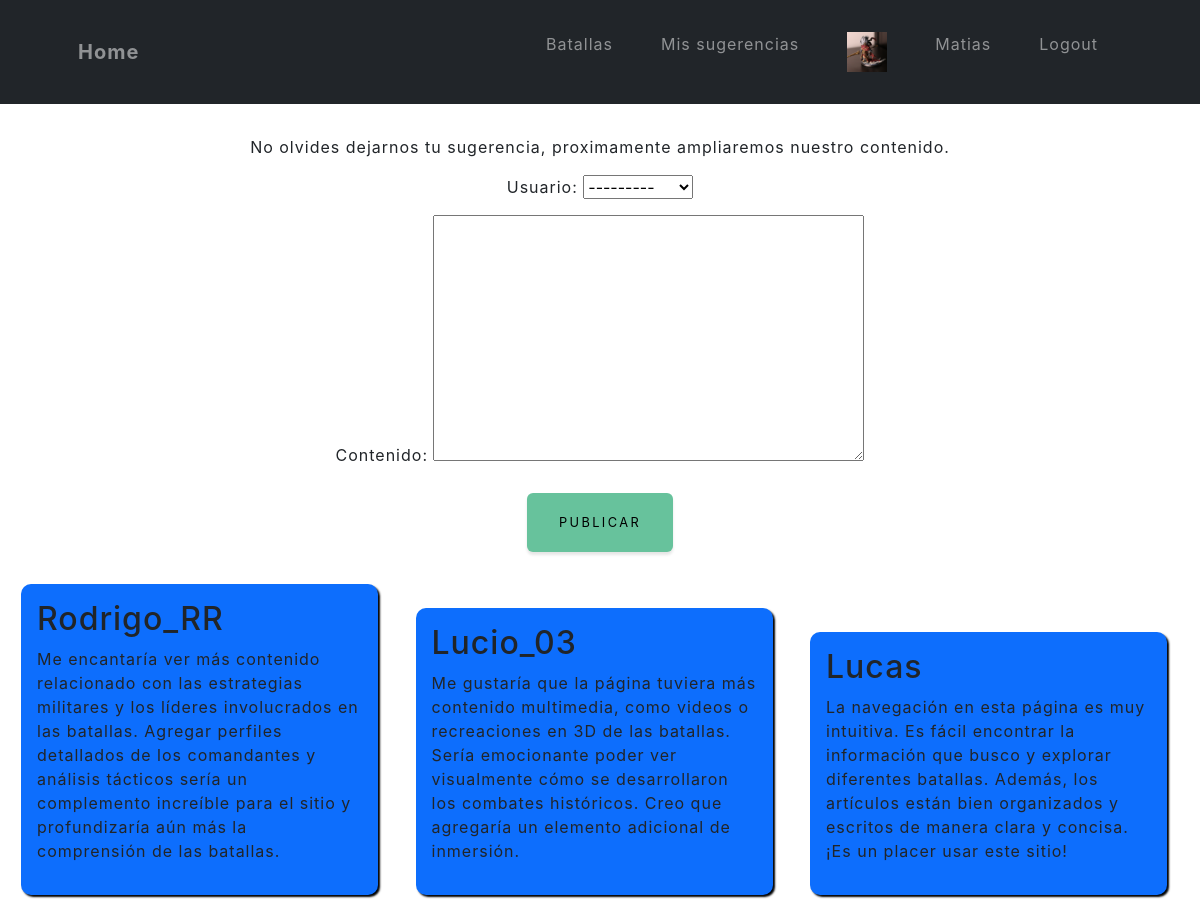
The page /blog/ (signed in) on the database its author committed.
### blog/models.py (models this page shows, shortened)
class Recomendacion(models.Model):
    usuario = models.ForeignKey(User, on_delete=models.CASCADE)
    contenido = models.TextField()
    fecha = models.DateTimeField(auto_now_add=True)

### blog/views.py (the view)
# urls.py: 2. Add a URL to urlpatterns:  path('blog/', include('blog.urls'))
@login_required
def blog(request):
    avatar = getAvatar(request)
    if request.method == 'POST':
        if 'eliminar' in request.POST:
            recomendacion_id = request.POST.get('eliminar')
            recomendacion = Recomendacion.objects.get(id=recomendacion_id)
            if recomendacion.usuario == request.user:
                recomendacion.delete()
                messages.success(request, 'La recomendación se eliminó correctamente.')
            else:
                messages.error(request, 'No tienes permiso para eliminar esta recomendación.')
            return redirect('Blog')
        else:
            form = RecomendacionForm(request.POST, request.FILES)
            if form.is_valid():
                recomendacion = form.save(commit=False)
                recomendacion.usuario = request.user
                recomendacion.save()
                messages.success(request, 'La recomendación se creó correctamente.')
                return redirect('Blog')
    else:
        form = RecomendacionForm()
    recomendaciones = Recomendacion.objects.all()
    return render(request, 'blog/blog.html', {'form': form, 'recomendaciones': recomendaciones, 'avatar': avatar})

### blog/forms.py
class RecomendacionForm(forms.ModelForm):
    class Meta:
        model = Recomendacion
        fields = ['usuario', 'contenido']

### perfil/views.py (called while the page is built)
def getAvatar(request):
    avatar = Avatar.objects.filter(user = request.user.id)
    try:
        avatar = avatar[0].image.url
    except:
        avatar = None
    return avatar

### blog/templates/blog/blog.html (shortened to what this page needs)
<div>
    {% extends "HistoryBattlesApp/base.html" %}
    {% load static %}
    {% block spaceContent %}
    <p style="text-align: center;">No olvides dejarnos tu sugerencia, proximamente ampliaremos nuestro contenido.</p>
    <form method="post" enctype="multipart/form-data" style="text-align: center;">
        {{ form.as_p }}
        <button type="submit" class="btn btn-success" style="text-decoration: none; color: black; margin-top: 10px;">Publicar</button>
    </form>
    {% for recomendacion in recomendaciones %}
    <div class="blog-container">
        <h2>{{ recomendacion.usuario }}</h2>
        <p>{{ recomendacion.contenido }}</p>
    </div>
{% endfor %}
    {% endblock %}

### HistoryBattlesApp/templates/HistoryBattlesApp/base.html (shortened to what this page needs)
<!DOCTYPE html>
<html lang="en">
<head>
    {% load static %}
    <link rel="stylesheet" href="{% static 'HistoryBattlesApp/css/styles.css'%}">
    <link rel="stylesheet" href="{% static 'HistoryBattlesApp/css/myStyle.css'%}">
</head>
<body>
    <nav class="navbar navbar-expand-lg  fixed-top bg-dark" id="mainNav">
        <div class="container px-4 px-lg-5">
            <a class="navbar-brand navText" href="{% url 'Home' %}">Home</a>
            <div class="collapse navbar-collapse" id="navbarResponsive">
                <ul class="navbar-nav ms-auto">
                    <li class="nav-item"><a class="nav-link navText" href="{% url 'Batallas' %}">Batallas</a></li>
                    <li class="nav-item"><a class="nav-link navText" href="{% url 'Blog' %}">Mis sugerencias</a></li>
                    <li class="nav-item"><a class="nav-link navText" href=""><img src="{{avatar}}" width="40px" alt=""></a></li>
                    <li class="nav-item"><a class="nav-link navText" href="{% url 'Perfil' %}">{{user.username}}</a></li>
                    <li class="nav-item"><a class="nav-link navText" href="{% url 'Logout' %}">Logout</a></li>
                </ul>
            </div>
        </div>
    </nav>
    <div class="contenido">
    </div>
    <div class="spaceContent">
        {% block spaceContent %}
        {% endblock %}
    </div>
</body>
</html>

### HistoryBattlesApp/static/HistoryBattlesApp/css/myStyle.css (style rules this page uses)
.contenido { margin-top: 100px !important; padding: 10px; }
.spaceContent { margin-top: 10px !important; padding: 5px; }
.blog-container { background-color: #0d6efd; border-radius: 10px; box-shadow: 2px 2px 2px black ; display: inline-block; margin: 1rem; padding: 1rem; width: 30%; }

### rows shown on the page
Recomendacion: usuario "Rodrigo_RR", contenido "Me encantaría ver más contenido relacionado con las estrategias militares y los líderes involucrados en las batallas. Agregar perfiles detallados de los comandantes y análisis tácticos sería un complemento increíble para el sitio y profundizaría aún más la comprensión de las batallas."
Recomendacion: usuario "Lucio_03", contenido "Me gustaría que la página tuviera más contenido multimedia, como videos o recreaciones en 3D de las batallas. Sería emocionante poder ver visualmente cómo se desarrollaron los combates históricos. Creo que agregaría un elemento adicional de inmersión."
Recomendacion: usuario "Lucas", contenido "La navegación en esta página es muy intuitiva. Es fácil encontrar la información que busco y explorar diferentes batallas. Además, los artículos están bien organizados y escritos de manera clara y concisa. ¡Es un placer usar este sitio!"

### other values the page prints
{{ user.username }} "Matias"
